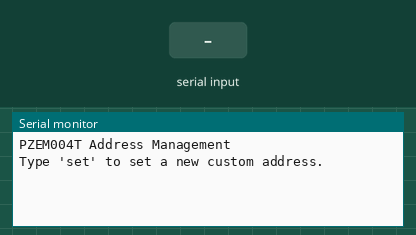
This sketch was run on a simulated Arduino Mega 2560, built with avr-gcc and run on an emulated ATmega2560. Shown: the last lines printed to the serial monitor. The test bench sets the inputs (shaded band).

Above: at 1.2 s.
1.3 s: "set\n" received over Serial
At 2.1 s:
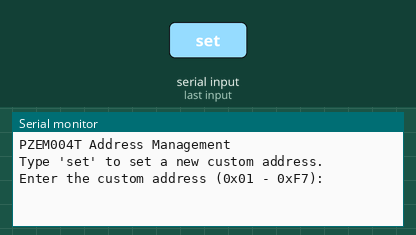
2.8 s: "get\n" received over Serial
At 3.2 s:
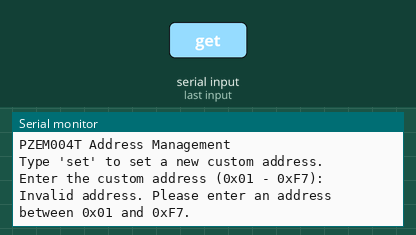
4.3 s: "0x\n" received over Serial
At 5.5 s:
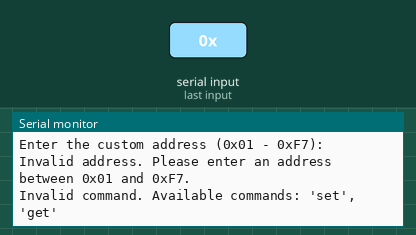
5.8 s: "get\n" received over Serial
At 6.7 s:
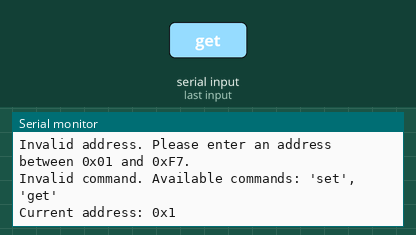

The sketch:

AddressChanger.ino
```cpp
#include <PZEM004Tv30.h>

#define PZEM_RX_PIN 16
#define PZEM_TX_PIN 17
#define PZEM_SERIAL Serial2

PZEM004Tv30 pzem(PZEM_SERIAL, PZEM_RX_PIN, PZEM_TX_PIN);

void setup() {
  Serial.begin(115200);
  Serial.println("PZEM004T Address Management");
  Serial.println("Type 'set' to set a new custom address.");
}

void loop() {
  if (Serial.available() > 0) {
    String command = Serial.readStringUntil('\n');
    command.trim();

    if (command.equalsIgnoreCase("set")) {
      setAddressFromSerial();
    } else if (command.equalsIgnoreCase("get")) {
      getAddressFromSerial();
    } else {
      Serial.println("Invalid command. Available commands: 'set', 'get'");
    }
  }
}

void setAddress(uint8_t customAddress) {
  Serial.print("Setting address to: 0x");
  Serial.println(customAddress, HEX);
  if (!pzem.setAddress(customAddress)) {
    Serial.println("Error setting address.");
  } else {
    Serial.println("Address set successfully.");
  }
  delay(1000);  // Delay for stability before reading
}

void setAddressFromSerial() {
  Serial.println("Enter the custom address (0x01 - 0xF7):");
  while (!Serial.available()) {
    // Wait for user input
  }

  String input = Serial.readStringUntil('\n');
  input.trim();

  if (input.startsWith("0x")) {
    input = input.substring(2);
  }

  uint8_t customAddress = strtol(input.c_str(), NULL, 16);

  if (customAddress >= 0x01 && customAddress <= 0xF7) {
    for (int i = 0; i < 5; i++) {
      if (pzem.setAddress(customAddress)) {
        Serial.println("Address set successfully.");
        break;
      } else {
        Serial.println("Error setting address. Retrying...");
        delay(1000); // Delay before retrying
      }
    }
  } else {
    Serial.println("Invalid address. Please enter an address between 0x01 and 0xF7.");
  }
}

void getAddressFromSerial() {
  uint8_t currentAddress = pzem.readAddress();
  Serial.print("Current address: 0x");
  Serial.println(currentAddress, HEX);
}
```

Measured:
- after the input at 1.3 s, the serial monitor: prints a new line at once (image 1)
- after the input at 2.8 s, the serial monitor: prints a new line at once (image 2)
- after the input at 4.3 s, the serial monitor: prints a new line at once (image 3)
- after the input at 5.8 s, the serial monitor: prints a new line at once (image 4)
